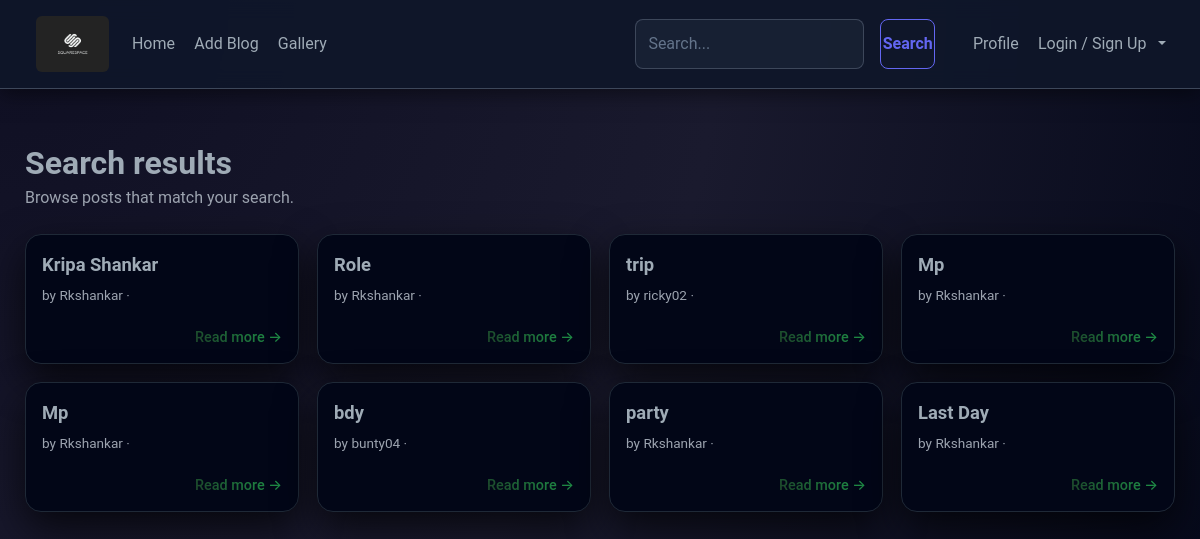
The app's page /search/ with its own data.
### accounts/models.py (models this page shows, shortened)
class Blog(models.Model):
    user =  models.ForeignKey(User, on_delete=models.CASCADE)
    name = models.CharField(max_length=50,null=False,blank=False)
    messeage = models.TextField(max_length = 100)
    image = models.ImageField(upload_to="image/", height_field=None, width_field=None, max_length=None)

### accounts/views.py (the view)
# urls.py: path("search/", views.search, name="search"),
def search(request):
    quary = request.GET.get("search","")
    results = Blog.objects.filter(Q(name__icontains = quary) | Q(user__username__icontains = quary))
    if results:
         messages.info(request,"Searched Blog")
    else:
        messages.info(request,"No result found")
    return render(request,"search.html",{"results":results})

### accounts/templates/search.html (shortened to what this page needs)
{% extends 'base.html' %}
{% load static %}
{% block content %}
<div class="search-section">
    <div class="search-container">
        <div class="search-heading">
            <h2>Search results</h2>
            <p>Browse posts that match your search.</p>
        </div>
        {% if results %}
            <div class="search-grid">
                {% for blog in results %}
                    <div class="search-card">
                        <div class="search-card-title">{{ blog.name }}</div>
                        <div class="search-card-meta">
                            by {{ blog.user.username }} · {{ blog.created_at|date:"M d, Y" }}
                        </div>
                        <div class="search-card-footer">
                            <a href="{% url 'blog_detail' blog.id %}" class="search-card-link">
                            </a>
                        </div>
                    </div>
                {% endfor %}
            </div>
        {% else %}
            <div class="search-empty">
                <h3>No results found</h3>
                <p>Try different keywords or check your spelling.</p>
            </div>
        {% endif %}
    </div>
</div>
{% endblock content %}

### static/css/theme.css (style rules this page uses)
:root { --bg-main: #020617; --bg-card: rgba(15, 23, 42, 0.95); --border-muted: rgba(148, 163, 184, 0.35); --text-main: #9fabb6ff; --text-muted: #64748b; --accent: #6366f1; --accent-2: #8b5cf6; --btn-primary-bg: linear-gradient(135deg, #6366f1, #8b5cf6); --btn-ghost-border: rgba(148, 163, 184, 0.8); --spacing-xs: 0.5rem; --spacing-sm: 0.75rem; --spacing-md: .1rem; }
body { background: radial-gradient(circle at top left, #0f0f23, #1a1a2e 50%, #020617) !important; color: var(--text-main) !important; font-family: 'Roboto', system-ui, -apple-system, Segoe UI, sans-serif !important; min-height: 100vh; margin: 0; padding-top: 4rem; }

### accounts/templates/search.html (style rules this page uses)
.search-section { min-height: calc(100vh - 70px); padding: 80px 24px 40px; }
.search-container { max-width: 1150px; margin: 0 auto; }
.search-heading { margin-bottom: 24px; }
.search-heading h2 { font-size: 2rem; font-weight: 600; margin-bottom: 4px; }
.search-heading p { font-size: 1rem; color: #9ca3af; }
.search-grid { display: grid; grid-template-columns: repeat(auto-fit, minmax(260px, 1fr)); gap: 18px; }
.search-card { background: #020617; border-radius: 16px; border: 1px solid #1f2937; box-shadow: 0 16px 40px rgba(0,0,0,0.7); padding: 16px 16px 14px; display: flex; flex-direction: column; height: 100%; }
.search-card-title { font-size: 1.15rem; font-weight: 600; margin-bottom: 6px; }
.search-card-meta { font-size: 0.85rem; color: #9ca3af; margin-bottom: 10px; }
.search-card-footer { margin-top: auto; display: flex; justify-content: space-between; align-items: center; font-size: 0.85rem; color: #9ca3af; }
.search-card-link { font-size: 0.9rem; font-weight: 500; text-decoration: none; background: linear-gradient(45deg, #1c3f28ff, #1f994aff); -webkit-background-clip: text; background-clip: text; color: transparent; transition: opacity 0.2s ease; }

### records on screen
Blog: name "Kripa Shankar", user.username "Rkshankar"
Blog: name "Role", user.username "Rkshankar"
Blog: name "trip", user.username "ricky02"
Blog: name "Mp", user.username "Rkshankar"
Blog: name "Mp", user.username "Rkshankar"
Blog: name "bdy", user.username "bunty04"
Blog: name "party", user.username "Rkshankar"
Blog: name "Last Day", user.username "Rkshankar"
